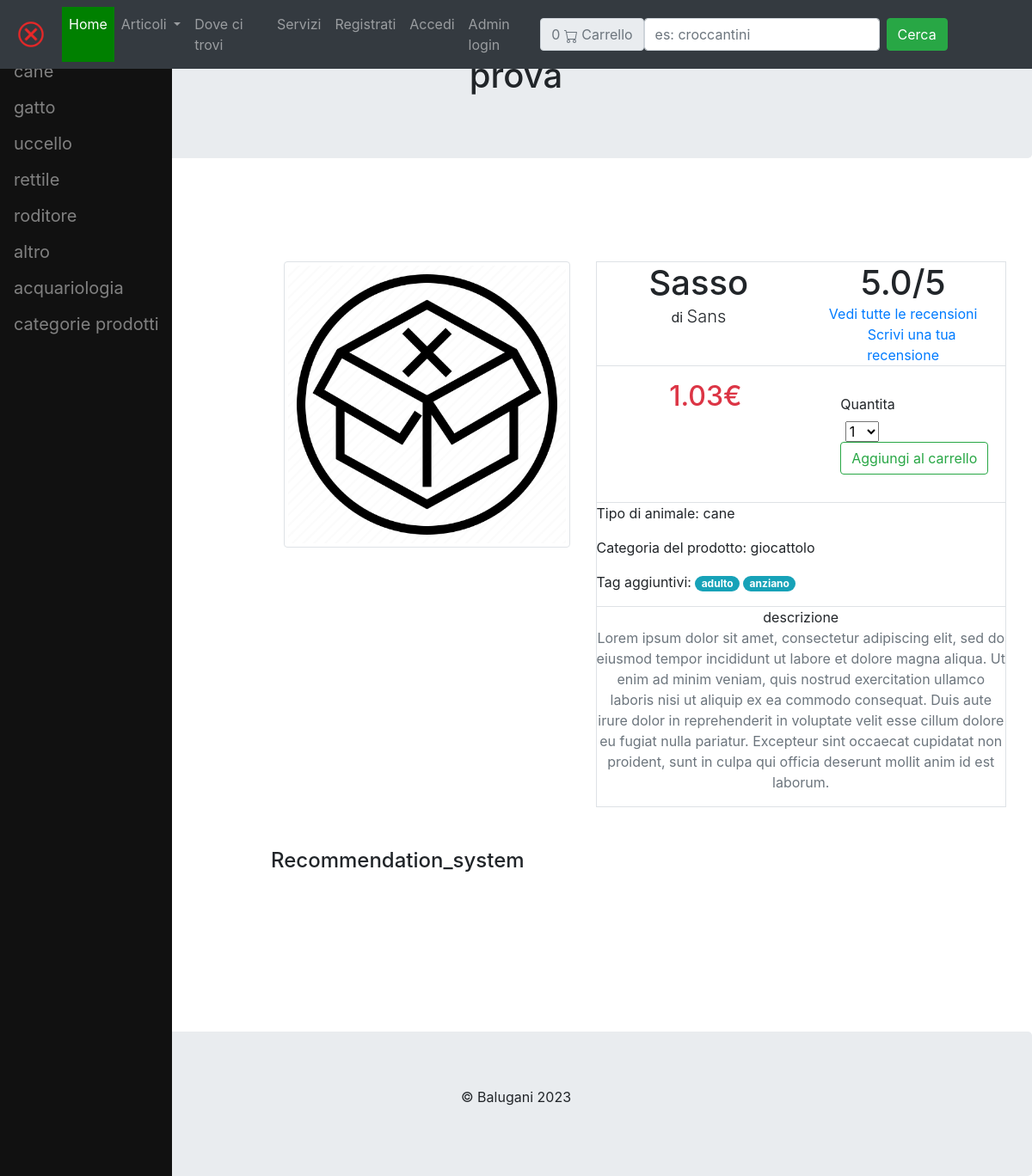
The app's page /pagina_prodotto/sasso with its own data.
### shop_online/models/animale.py (models this page shows, shortened)
class Animale(models.Model):
    nome = models.CharField(max_length=100)
    slug = models.SlugField(null=False, unique=True)
    @staticmethod
    def ottieni_tutti_gli_animali():
        return Animale.objects.all()
    def __str__(self):
        return self.nome
    class Meta:
        verbose_name_plural = "Animali"

### shop_online/models/prodotto.py (models this page shows, shortened)
class Prodotto(models.Model):
    nome = models.CharField(max_length=100)
    animale = models.ForeignKey(Animale, on_delete=models.CASCADE)
    categoria = models.ForeignKey(Categoria, on_delete=models.CASCADE)
    venditore = models.CharField(max_length=200)
    descrizione = models.TextField(blank=True)
    prezzo = models.DecimalField(max_digits=12, decimal_places=2, default=0, validators=[MinValueValidator(Decimal('0.01'))])
    immagine = models.ImageField(null=False, upload_to='static/uploads/', default="static/prodotti/3298693.png")
    in_stock = models.BooleanField(default=True)
    slug = models.SlugField(null=False, unique=True)
    in_promo=models.BooleanField(default=False)
    cucciolo = models.BooleanField(default=True)
    adulto = models.BooleanField(default=True)
    anziano = models.BooleanField(default=True)
    creato = models.DateTimeField(auto_now_add=True)
    def tags(self):
        lista_tags=[]
        if self.cucciolo and self.adulto and self.anziano:
            lista_tags.append("generico")
        if self.cucciolo:
            lista_tags.append("cucciolo")
        if self.adulto:
            lista_tags.append("adulto")
        if self.anziano:
            lista_tags.append("anziano")
        return lista_tags
    class Meta:
        verbose_name_plural = "Prodotti"

### shop_online/models/categoria.py (models this page shows, shortened)
class Categoria(models.Model):
    nome = models.CharField(max_length=255)
    slug = models.SlugField(null=False, unique=True)
    @staticmethod
    def ottieni_tutte_le_categorie():
        return Categoria.objects.all()
    def __str__(self):
        return self.nome
    class Meta:
        verbose_name_plural = "Categorie"

### shop_online/views.py (the view)
# urls.py: path("pagina_prodotto/<slug:slug>", pag_prod, name="pag_prodotto"),
def pag_prod(request, slug):
    categorie = Categoria.ottieni_tutte_le_categorie()
    animali = Animale.ottieni_tutti_gli_animali()
    prodotto_specifico = get_object_or_404(Prodotto, slug=slug)
    ctx = {"animali": animali, "categorie": categorie, "prodotto": prodotto_specifico}
    return render(request, template_name="negozio_online/pagina_prodotto.html", context=ctx)

### carrello/templatetags/filtro_totale_articoli.py (called while the page is built)
@register.filter()
def totale_articoli(dizionario):
    try:
        return sum(dizionario.values())
    except AttributeError:
        return 0

### shop_online/templates/negozio_online/pagina_prodotto.html (shortened to what this page needs)
{% extends 'base.html' %}
{% load static %}
{% block head %}
    {{ block.super }}
    <link rel="stylesheet" type="text/css" href="{% static 'css/sidebar.css' %}"/>
{% endblock %}
{% block content %}
    <div class="row g-3">
        <div class="col-lg-3 mx-auto">
            <div class="sidenav ">
                <a href="/">Tutti i prodotti</a>
                {% for animale in animali %}
                    <button class="dropdown-btn">{{ animale }}
                    </button>
                {% endfor %}
                <button class="dropdown-btn">categorie prodotti
                </button>
            </div>
        </div>
        <div id='prodotto' class="col-lg-9 mx-auto">
            <div class="container">
                <main class="pt-5 my-5 pb-5">
                    <div class="row g-3">
                        <div class="col-md-3 col-lg-5 order-md-first bg-white">
                            <img class="img-fluid img-thumbnail mx-auto d-block " style="width:100%"
                                 alt="Immagine prodotto"
                                 src="{{ prodotto.immagine.url }}">
                        </div>
                        <div class="col-md-4 col-lg-7 ps-md-5 ps-lg-5">
                            <div class="border">
                                <div class="col border-bottom">
                                    <div class="row">
                                        <div class="col-sm">
                                            <h1 class="mb-0 h1">{{ prodotto.nome|capfirst }}</h1> di
                                            <span class="lead">{{ prodotto.venditore|title }}</span>
                                        </div>
                                        <div class="col-sm">
                                            <h1 class="mb-0 h1">5.0/5</h1>
                                            <a href="#" class="card-link">Vedi tutte le recensioni</a>
                                            <a href="#" class="card-link">Scrivi una tua recensione</a>
                                        </div>
                                    </div>
                                </div>
                                <div class="col border-bottom">
                                    <div class="row p-3">
                                        <div class="col-6"><span
                                                class="h2 text-danger fw-bold">{{ prodotto.prezzo }}€</span></div>
                                        {% if user.is_authenticated %}
                                            <form method="POST" action="{% url "aggiungi_carrello" %}"
                                                  class="col-6 text-end">
                                        {% else %}
                                            <form method="POST" action="{% url "login" %}" class="col-6 text-end">
                                        {% endif %}
                                        {% if  prodotto.in_stock %}
                                            <div class="col">
                                                <div class="row p-3">
                                                    <div class="col-6">
                                                        <label for="select">Quantita</label>
                                                        <select id="select" name="prodotto_quantita">
                                                            {% for i in "0123456789"|make_list %}
                                                                <option value="{{ i|add:1 }}">{{ i|add:1 }}</option>
                                                            {% endfor %}
                                                        </select>
                                                    </div>
                                                    <div class="col text-end">
                                                        <input type="submit" class="btn btn-outline-success"
                                                               value="Aggiungi al carrello">
                                                    </div>
                                                </div>
                                            </div>
                                        {% else %}
                                            <div class="alert alert-danger" role="alert">
                                                Prodotto non disponibile
                                            </div>
                                        {% endif %}
                                        </form>
                                    </div>
                                </div>
                                <div class="col border-bottom">
                                    <div class="row">
                                        <p> Tipo di animale: {{ prodotto.animale }}</p>
                                    </div>
                                    <div class="row">
                                        <p> Categoria del prodotto: {{ prodotto.categoria }}</p>
                                    </div>
                                    <div class="row">
                                        <p>Tag aggiuntivi:
                                            {% for tag in prodotto.tags %}
                                                <span class="badge badge-pill badge-info">{{ tag }}</span>
                                            {% endfor %}</p>
                                    </div>
                                </div>
                                descrizione
                                <p class="text-muted">{{ prodotto.descrizione }}</p>
                            </div>
                        </div>
                        <div class="my-5 pb-3 h4">Recommendation_system</div>
                    </div>
                </main>
            </div>
        </div>
    </div>
{% endblock %}

### static/css/sidebar.css (style rules this page uses)
.sidenav { height: 100%; width: 200px; position: fixed; z-index: 1; top: 0; left: 0; background-color: #111; overflow-x: hidden; padding-top: 20px; }
.sidenav a, .dropdown-btn { padding: 6px 8px 6px 16px; text-decoration: none; font-size: 20px; color: #818181; display: block; border: none; background: none; width: 100%; text-align: left; cursor: pointer; outline: none; }

### records on screen
Animale: nome "cane"
Animale: nome "gatto"
Animale: nome "uccello"
Animale: nome "rettile"
Animale: nome "roditore"
Animale: nome "altro"
Animale: nome "acquariologia"
Prodotto: immagine (picture), nome "Sasso", venditore "Sans", prezzo "1.03", animale "cane", categoria "giocattolo", descrizione "Lorem ipsum dolor sit amet, consectetur adipiscing elit, sed do eiusmod tempor incididunt ut labore et dolore magna aliqua. Ut enim ad minim veniam, quis nostrud exercitation ullamco laboris nisi ut aliquip ex ea commodo consequat. Duis aute irure dolor in reprehenderit in voluptate velit esse cillum dolore eu fugiat nulla pariatur. Excepteur sint occaecat cupidatat non proident, sunt in culpa qui officia deserunt mollit anim id est laborum."

### other values on screen
{{ request.session.carrello|totale_articoli }} "0"
{{ tag }} "adulto" "anziano"
form field prodotto_quantita "1"
